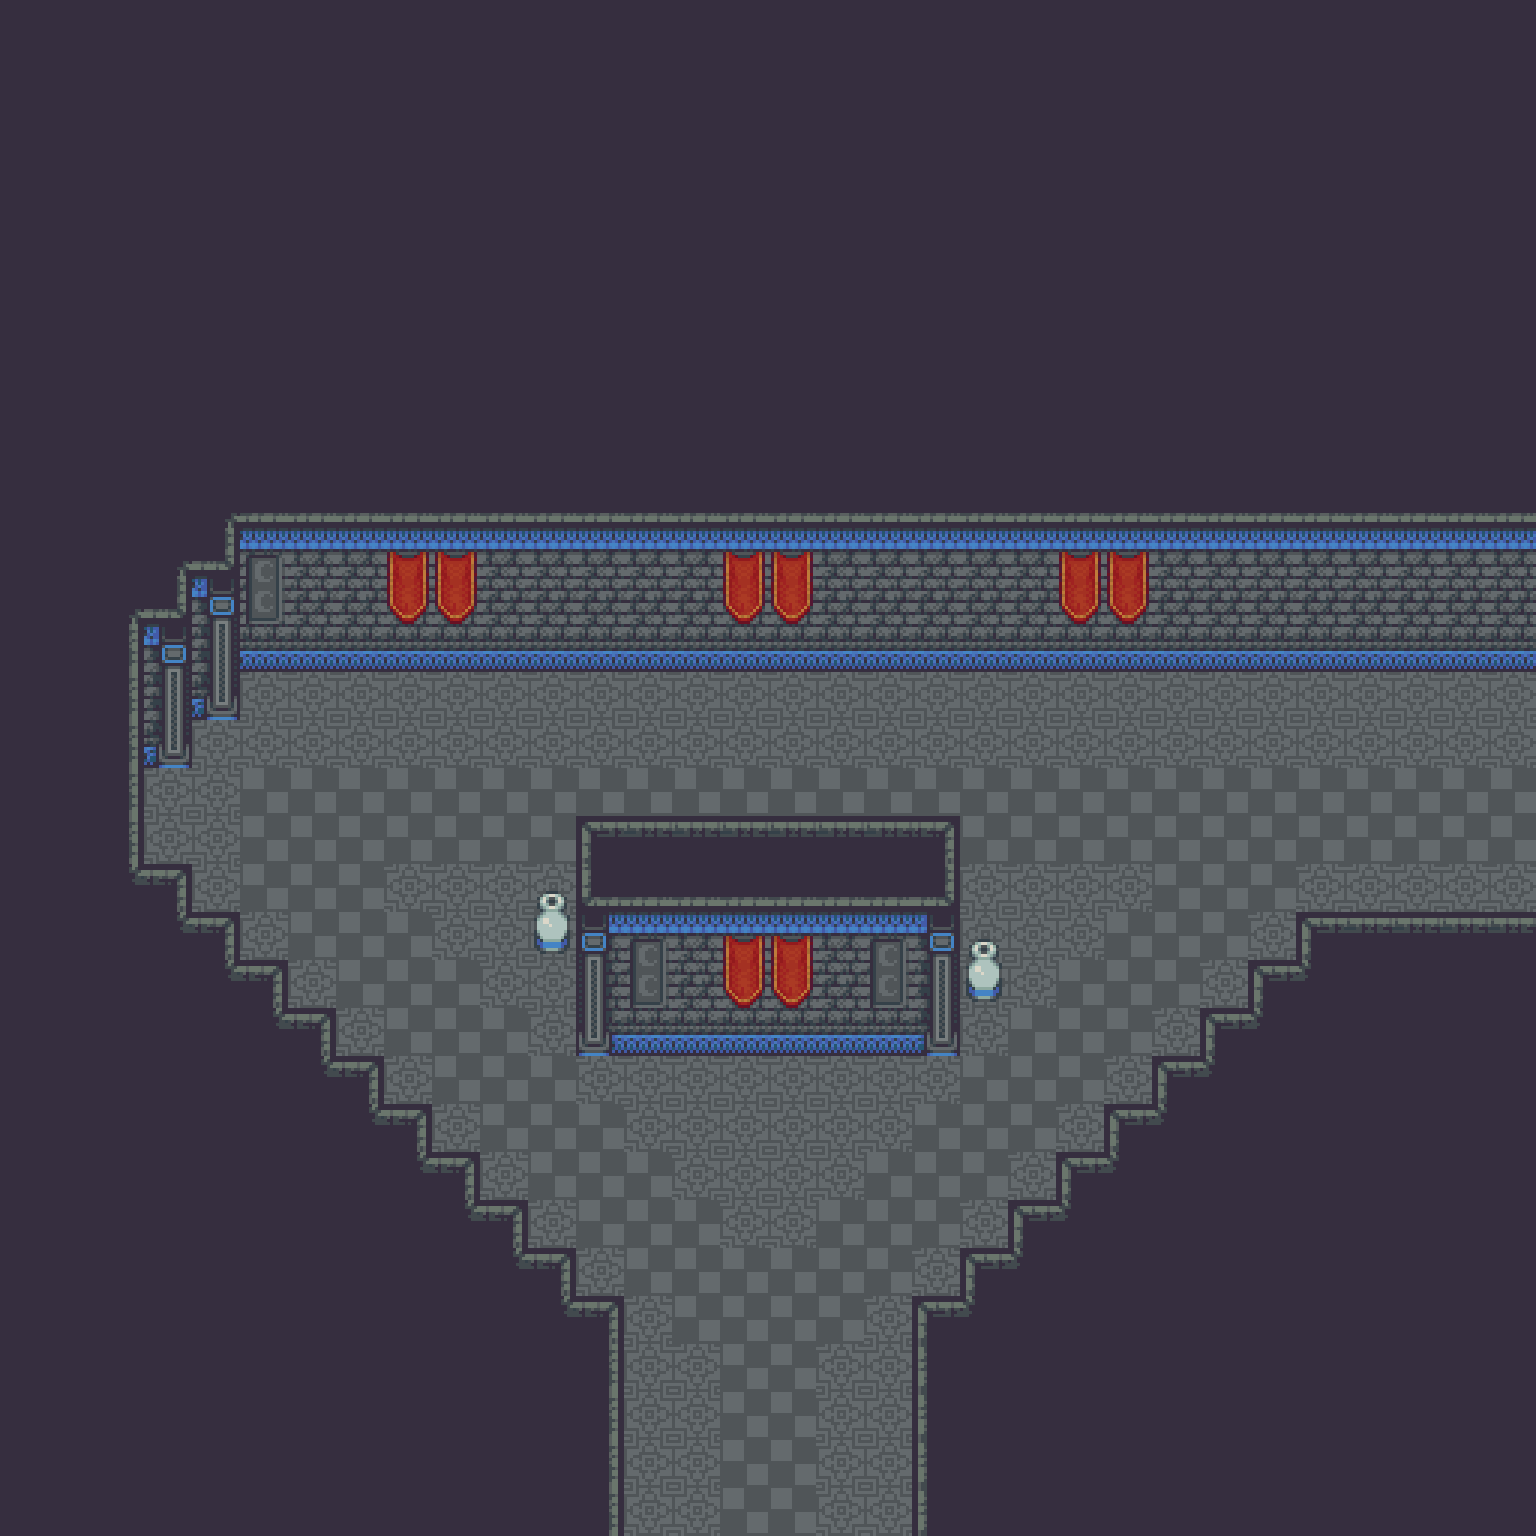

Rendered tile map (Tiled .tmx) drawn with the repository's tilesets; below, a short description and the map source with its tile grids summarised:
An orthogonal 32x32 tile map with 48x48 px tiles, 2 tile layers (Floor, Furnishing) and 1 object.

<map version="1.2" tiledversion="1.3.4" orientation="orthogonal" renderorder="right-down" width="32" height="32" tilewidth="48" tileheight="48" infinite="0" nextlayerid="4" nextobjectid="4">
 <tileset firstgid="1" source="Castle.tsx" />
 <layer id="2" name="Floor" width="32" height="32">
  <data>[1024 cells, 1024 non-empty, 2 distinct tile ids]</data>
 </layer>
 <layer id="1" name="Furnishing" width="32" height="32">
  <data>[1024 cells, 777 non-empty, 29 distinct tile ids]</data>
 </layer>
 <objectgroup id="3" name="Props">
  <object id="2" gid="235" x="192" y="816" width="48" height="48">
   <properties>
    <property name="I" value="[ChestSpawn]" />
   </properties>
  </object>
 </objectgroup>
</map>
